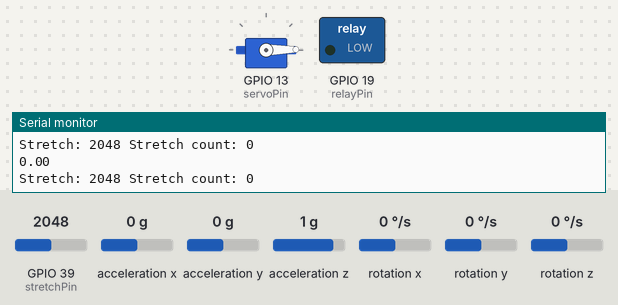
The program below on a simulated ESP32. On the bench: servo, switched loads named in the program (green lamp = pin HIGH), the last lines printed to the serial monitor. Wiring (inferred from the names in the program): MPU-9250 motion sensor at I2C address 0x68; MPU-9250 motion sensor at I2C address 0x69. Dashed ring = blinking. The inputs (shaded band) are chosen by the test bench; at power-on: GPIO 39 (stretchPin) = 2048, rotation x 0 °/s, acceleration x 0 g, acceleration y 0 g, acceleration z 1 g, rotation y 0 °/s, rotation z 0 °/s.

Above: at 4.9 s.
5.0 s: GPIO 39 (stretchPin) set to 1784
6.5 s: GPIO 39 (stretchPin) set to 1710
At 7.3 s:
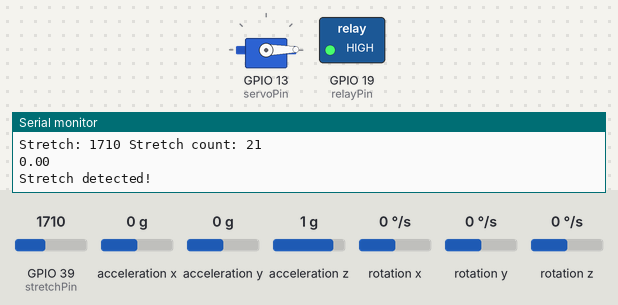
9.5 s: GPIO 39 (stretchPin) set to 1795
11.0 s: rotation x set to 100 °/s
At 11.8 s:
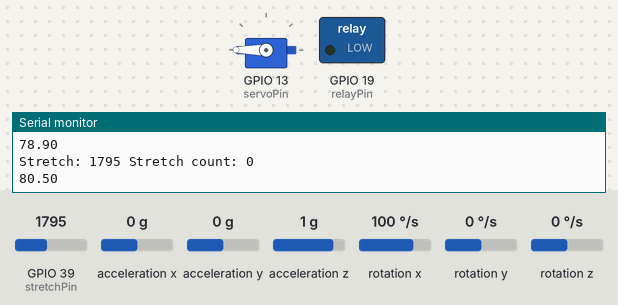
14.0 s: GPIO 39 (stretchPin) set to 1715
At 15.1 s:
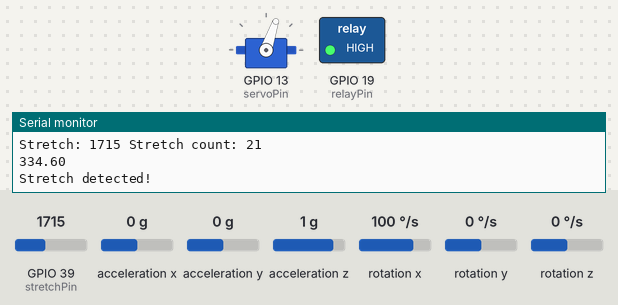
At 16.3 s:
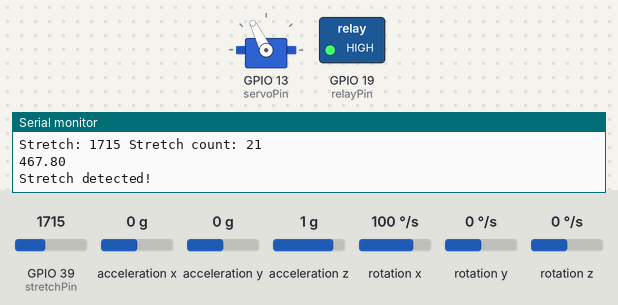
17.0 s: rotation x set to -4 °/s
Timing chart, 0 to 35.8 s (numbered marks = the images above; inputs shaded):
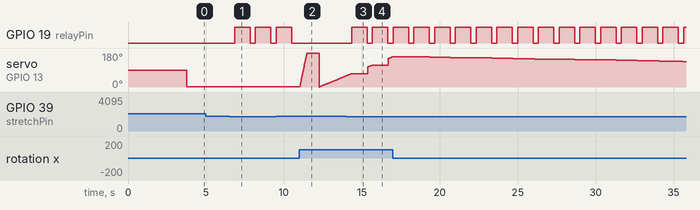

Measured:
- the behaviour switches between 1755 and 1754 on GPIO 39 (stretchPin) (found by bisection; images 0 and 1)
- after the input at 6.5 s, GPIO 19 (relayPin): alternates HIGH for 1.0 s and LOW for 0.33 s, starting after 0.34 s
- after the input at 14.0 s, GPIO 19 (relayPin): alternates HIGH for 1.0 s and LOW for 0.33 s, starting after 0.34 s

The program:

main.cpp
```cpp
#include <Arduino.h>
#include <Wire.h>
#include <math.h>
#include <ESP32Servo.h>

// Desktop Guy Pins & Servo
int servoPin = 13;
Servo myServo;

// Testing stuff out
const int x_gyro_h = 0x43;
const int x_gyro_l = 0x44;
const int y_gyro_h = 0x45;
const int y_gyro_l = 0x46;
const int z_gyro_h = 0x47;
const int z_gyro_l = 0x48;

float gyroX_Per_S;
float gyroY_Per_S;
float gyroZ_Per_S;
float angleX = 0;
float angleY = 0;
float angleZ = 0;
float Xcal = 0;
float Ycal = 0;
float Zcal = 0;
long currentTime;
long previousTime = 0;
float elapsedTime;
void anglez();
float gyro_get_angular_velocity(int gyro_h, int gyro_l, int offset);

// Stretch Sensor Pins
const int stretchPin = 39;
const int relayPin = 19;
int stretchCount = 0;
const int stretchThreshold = 1755;
float x1 = 0, x2 = 0, y1m = 0, y2 = 0, z1 = 0, z2 = 0;
void updateEulerAngles(float w, float x, float y, float z, float &xrot, float &yrot, float &zrot);

// MPU9250 I2C Addresses
const int MPU9250_ADDRESS_1 = 0x68; // Sensor 1 (AD0 = GND)
const int MPU9250_ADDRESS_2 = 0x69; // Sensor 2 (AD0 = VCC)

// I2C Pins
const int SDA_PIN = 21;
const int SCL_PIN = 22;

// Register Addresses
const uint8_t PWR_MGMT_1 = 0x6B;
const uint8_t GYRO_CONFIG = 0x1B;
const uint8_t ACCEL_CONFIG = 0x1C;
const uint8_t ACCEL_XOUT_H = 0x3B;
const uint8_t GYRO_XOUT_H = 0x43;

// Sensor Scale Factors
const float GYRO_SCALE = 1.0f / 131.0f;    // ±250 deg/s
const float ACCEL_SCALE = 1.0f / 16384.0f; // ±2g

// Calibration Offsets
float accelOffsetX_1 = 0, accelOffsetY_1 = 0, accelOffsetZ_1 = 0;
float gyroOffsetX_1 = 0, gyroOffsetY_1 = 0, gyroOffsetZ_1 = 0;
float accelOffsetX_2 = 0, accelOffsetY_2 = 0, accelOffsetZ_2 = 0;
float gyroOffsetX_2 = 0, gyroOffsetY_2 = 0, gyroOffsetZ_2 = 0;

// Quaternion Variables
float q0_1 = 1.0f, q1_1 = 0.0f, q2_1 = 0.0f, q3_1 = 0.0f; // Sensor 1
float q0_2 = 1.0f, q1_2 = 0.0f, q2_2 = 0.0f, q3_2 = 0.0f; // Sensor 2

// Filter Parameters
const float beta = 0.1f; // Madgwick filter gain
const float sampleFreq = 100.0f; // Sampling frequency in Hz

// Function Prototypes
void initializeMPU9250(uint8_t address);
void calibrateMPU9250(uint8_t address, float &accelOffsetX, float &accelOffsetY, float &accelOffsetZ,
                      float &gyroOffsetX, float &gyroOffsetY, float &gyroOffsetZ);
void readMPU9250(uint8_t address, int16_t &accelX, int16_t &accelY, int16_t &accelZ,
                 int16_t &gyroX, int16_t &gyroY, int16_t &gyroZ);
void madgwickUpdate(float gx, float gy, float gz, float ax, float ay, float az,
                    float &q0, float &q1, float &q2, float &q3);

void setup() {
  // Initialize Serial Monitor
  Serial.begin(115200);
  while (!Serial) {
    ; // Wait for Serial to be ready
  }

  // Initialize I2C Communication
  Wire.begin(SDA_PIN, SCL_PIN);
  Wire.setClock(400000); // Fast I2C communication

  // Initialize MPU9250 Sensors
  initializeMPU9250(MPU9250_ADDRESS_1);
  initializeMPU9250(MPU9250_ADDRESS_2);

  // Calibrate Sensors
  Serial.println("Calibrating sensors, please wait...");
  calibrateMPU9250(MPU9250_ADDRESS_1, accelOffsetX_1, accelOffsetY_1, accelOffsetZ_1,
                   gyroOffsetX_1, gyroOffsetY_1, gyroOffsetZ_1);
  calibrateMPU9250(MPU9250_ADDRESS_2, accelOffsetX_2, accelOffsetY_2, accelOffsetZ_2,
                   gyroOffsetX_2, gyroOffsetY_2, gyroOffsetZ_2);
  Serial.println("Calibration complete!");

  // Initialize stretch sensor
  pinMode(stretchPin, INPUT);
  pinMode(relayPin, OUTPUT);

  // Initialize Desktop Servo Motor
  pinMode(servoPin, OUTPUT);
  myServo.attach(servoPin, 500, 2600);
}

void loop() {
  // Variables to hold raw sensor data
  int16_t accelX, accelY, accelZ, gyroX, gyroY, gyroZ;

  // Read Sensor 1 Data
  readMPU9250(MPU9250_ADDRESS_1, accelX, accelY, accelZ, gyroX, gyroY, gyroZ);
  float ax1 = accelX * ACCEL_SCALE - accelOffsetX_1;
  float ay1 = accelY * ACCEL_SCALE - accelOffsetY_1;
  float az1 = accelZ * ACCEL_SCALE - accelOffsetZ_1;
  float gx1 = gyroX * GYRO_SCALE - gyroOffsetX_1;
  float gy1 = gyroY * GYRO_SCALE - gyroOffsetY_1;
  float gz1 = gyroZ * GYRO_SCALE - gyroOffsetZ_1;

  madgwickUpdate(gx1, gy1, gz1, ax1, ay1, az1, q0_1, q1_1, q2_1, q3_1);

  // Read Sensor 2 Data
  readMPU9250(MPU9250_ADDRESS_2, accelX, accelY, accelZ, gyroX, gyroY, gyroZ);
  float ax2 = accelX * ACCEL_SCALE - accelOffsetX_2;
  float ay2 = accelY * ACCEL_SCALE - accelOffsetY_2;
  float az2 = accelZ * ACCEL_SCALE - accelOffsetZ_2;
  float gx2 = gyroX * GYRO_SCALE - gyroOffsetX_2;
  float gy2 = gyroY * GYRO_SCALE - gyroOffsetY_2;
  float gz2 = gyroZ * GYRO_SCALE - gyroOffsetZ_2;

  madgwickUpdate(gx2, gy2, gz2, ax2, ay2, az2, q0_2, q1_2, q2_2, q3_2);

  // Print Quaternion Data
  // Serial.print("Sensor 1 Quaternion: ");
  // Serial.print(q0_1, 6); Serial.print(", ");
  // Serial.print(q1_1, 6); Serial.print(", ");
  // Serial.print(q2_1, 6); Serial.print(", ");
  // Serial.println(q3_1, 6);

  // Serial.print("Sensor 2 Quaternion: ");
  // Serial.print(q0_2, 6); Serial.print(", ");
  // Serial.print(q1_2, 6); Serial.print(", ");
  // Serial.print(q2_2, 6); Serial.print(", ");
  // Serial.println(q3_2, 6);

  // Calculate Euler Angles
  updateEulerAngles(q0_1, q1_1, q2_1, q3_1, x1, y1m, z1);
  updateEulerAngles(q0_2, q1_2, q2_2, q3_2, x2, y2, z2);

  // Serial.printf("Sensor 1 Euler Angles X Y Z: %.2f, %.2f, %.2f\n", x1, y1m, z1);
  // Serial.printf("Sensor 2 Euler Angles X Y Z: %.2f, %.2f, %.2f\n", x2, y2, z2);

  // Print stretch sensor data
  int stretchValue = analogRead(stretchPin);
  if (stretchValue < stretchThreshold) {
    stretchCount += 1;
  } else if (stretchCount > 0) {
    stretchCount -= 1;
  }

  Serial.printf("Stretch: %d Stretch count: %d\n", stretchValue, stretchCount);

  delay(10); // Maintain ~100Hz sampling rate
  // float angle = ((gx1 + gx2) / 2) * 3;
  // Serial.printf(" %.2f ", angle);
  // Serial.printf("Angle: %f\n", angle);
  anglez();
  Serial.println(angleX);
  myServo.write(map(angleX < 0 ? 0 : angleX, 0, 30, 1, 120));

  if (stretchCount > 20) {
    Serial.println("Stretch detected!");
    digitalWrite(relayPin, HIGH);
    delay(1000);
    digitalWrite(relayPin, LOW);
    stretchCount = 0;
  }
}

void initializeMPU9250(uint8_t address) {
  Wire.beginTransmission(address);
  Wire.write(PWR_MGMT_1);
  Wire.write(0x00); // Wake up the sensor
  Wire.endTransmission();
  delay(100);
}

void calibrateMPU9250(uint8_t address, float &accelOffsetX, float &accelOffsetY, float &accelOffsetZ,
                      float &gyroOffsetX, float &gyroOffsetY, float &gyroOffsetZ) {
  const int numSamples = 500;
  int32_t accelX = 0, accelY = 0, accelZ = 0;
  int32_t gyroX = 0, gyroY = 0, gyroZ = 0;

  for (int i = 0; i < numSamples; i++) {
    int16_t ax, ay, az, gx, gy, gz;
    readMPU9250(address, ax, ay, az, gx, gy, gz);
    accelX += ax; accelY += ay; accelZ += az;
    gyroX += gx; gyroY += gy; gyroZ += gz;
    delay(2);
  }

  accelOffsetX = (float)accelX / numSamples * ACCEL_SCALE;
  accelOffsetY = (float)accelY / numSamples * ACCEL_SCALE;
  accelOffsetZ = (float)accelZ / numSamples * ACCEL_SCALE;
  gyroOffsetX = (float)gyroX / numSamples * GYRO_SCALE;
  gyroOffsetY = (float)gyroY / numSamples * GYRO_SCALE;
  gyroOffsetZ = (float)gyroZ / numSamples * GYRO_SCALE;
}

void readMPU9250(uint8_t address, int16_t &accelX, int16_t &accelY, int16_t &accelZ,
                 int16_t &gyroX, int16_t &gyroY, int16_t &gyroZ) {
    Wire.beginTransmission(address);
    Wire.write(ACCEL_XOUT_H);
    Wire.endTransmission(false);

    Wire.requestFrom((int)address, (int)14, 1); // Explicit casting fixes ambiguity
    if (Wire.available() == 14) {
        accelX = (Wire.read() << 8) | Wire.read();
        accelY = (Wire.read() << 8) | Wire.read();
        accelZ = (Wire.read() << 8) | Wire.read();
        Wire.read(); Wire.read(); // Skip temperature data
        gyroX = (Wire.read() << 8) | Wire.read();
        gyroY = (Wire.read() << 8) | Wire.read();
        gyroZ = (Wire.read() << 8) | Wire.read();
    }
}


void madgwickUpdate(float gx, float gy, float gz, float ax, float ay, float az,
                    float &q0, float &q1, float &q2, float &q3) {
    float _2q0 = 2.0f * q0;
    float _2q1 = 2.0f * q1;
    float _2q2 = 2.0f * q2;
    float _2q3 = 2.0f * q3;
    float _4q0 = 4.0f * q0;
    float _4q1 = 4.0f * q1;
    float _4q2 = 4.0f * q2;
    float _4q3 = 4.0f * q3;
    float _8q1 = 8.0f * q1;
    float _8q2 = 8.0f * q2;
    float q0q0 = q0 * q0;
    float q1q1 = q1 * q1;
    float q2q2 = q2 * q2;
    float q3q3 = q3 * q3;

    // Normalize accelerometer measurement
    float norm = sqrt(ax * ax + ay * ay + az * az);
    if (norm == 0.0f) return; // Avoid division by zero
    norm = 1.0f / norm;
    ax *= norm;
    ay *= norm;
    az *= norm;

    // Auxiliary variables for gradient descent algorithm
    float s0, s1, s2, s3;
    s0 = _4q0 * q2q2 + _2q2 * ax + _4q0 * q1q1 - _2q1 * ay;
    s1 = _4q1 * q3q3 - _2q3 * ax + 4.0f * q0q0 * q1 - _2q0 * ay - _4q1 + _8q1 * q1q1 + _8q1 * q2q2;
    s2 = 4.0f * q0q0 * q2 + _2q0 * ax + _4q2 * q3q3 - _2q3 * ay - _4q2 + _8q2 * q1q1 + _8q2 * q2q2;
    s3 = 4.0f * q1q1 * q3 - _2q1 * ax + 4.0f * q2q2 * q3 - _2q2 * ay;

    norm = sqrt(s0 * s0 + s1 * s1 + s2 * s2 + s3 * s3);
    norm = 1.0f / norm;
    s0 *= norm;
    s1 *= norm;
    s2 *= norm;
    s3 *= norm;

    // Apply feedback step
    float qDot0 = 0.5f * (-q1 * gx - q2 * gy - q3 * gz) - beta * s0;
    float qDot1 = 0.5f * (q0 * gx + q2 * gz - q3 * gy) - beta * s1;
    float qDot2 = 0.5f * (q0 * gy - q1 * gz + q3 * gx) - beta * s2;
    float qDot3 = 0.5f * (q0 * gz + q1 * gy - q2 * gx) - beta * s3;

    // Integrate rate of change to yield quaternion
    q0 += qDot0 * (1.0f / sampleFreq);
    q1 += qDot1 * (1.0f / sampleFreq);
    q2 += qDot2 * (1.0f / sampleFreq);
    q3 += qDot3 * (1.0f / sampleFreq);

    // Normalize quaternion
    norm = sqrt(q0 * q0 + q1 * q1 + q2 * q2 + q3 * q3);
    norm = 1.0f / norm;
    q0 *= norm;
    q1 *= norm;
    q2 *= norm;
    q3 *= norm;
}


void updateEulerAngles(float w, float x, float y, float z, float &xrot, float &yrot, float &zrot) {
  xrot = atan2(2.0f * (w * x + y * z), w * w - x * x - y * y + z * z);
  yrot = -asin(2.0f * (x * z - w * y));
  zrot = atan2(2.0f * (x * y + w * z), w * w + x * x - y * y - z * z);
}


// Trying stuff out
float gyro_get_angular_velocity(int gyro_h, int gyro_l, int offset) {
  byte g_h = 0;
  byte g_l = 0;
  int16_t gyro_raw = 0;

  // Start Read Request
  Wire.beginTransmission(MPU9250_ADDRESS_1);
  Wire.write(gyro_h);            // Requesting read from LEFT 8 bits of information
  Wire.endTransmission();
  // End Read Request

  // Read the Request
  Wire.requestFrom(MPU9250_ADDRESS_1, 1);
  g_h = Wire.read();        // Reads the Byte
  // End Read Request

  // Start Read Request
  Wire.beginTransmission(MPU9250_ADDRESS_1);
  Wire.write(gyro_l);            // Requesting read from RIGHT 8 bits of information
  Wire.endTransmission();
  // End Read Request

  // Read the Request
  Wire.requestFrom(MPU9250_ADDRESS_1, 1);
  g_l = Wire.read();        // Reads the Byte
  // End Read Request

  gyro_raw = (g_h << 8) | g_l;

  return (gyro_raw - offset) / 131.0;
}

void anglez() {
  currentTime = millis();
  elapsedTime = (currentTime - previousTime) / 1000.0;

  if (currentTime > 10000) {
    gyroX_Per_S = gyro_get_angular_velocity(x_gyro_h, x_gyro_l, Xcal);
    gyroY_Per_S = gyro_get_angular_velocity(y_gyro_h, y_gyro_l, Ycal);
    gyroZ_Per_S = gyro_get_angular_velocity(z_gyro_h, z_gyro_l, Zcal);
    angleX = angleX + gyroX_Per_S * elapsedTime;
    angleY = angleY + gyroY_Per_S * elapsedTime;
    angleZ = angleZ + gyroZ_Per_S * elapsedTime;
    previousTime = currentTime;
  } else {
    gyroX_Per_S = gyro_get_angular_velocity(x_gyro_h, x_gyro_l, 0);
    gyroY_Per_S = gyro_get_angular_velocity(y_gyro_h, y_gyro_l, 0);
    gyroZ_Per_S = gyro_get_angular_velocity(z_gyro_h, z_gyro_l, 0);
    Xcal = gyroX_Per_S * 131.0;
    Ycal = gyroY_Per_S * 131.0;
    Zcal = gyroZ_Per_S * 131.0;
  }
}
```

stretch.cpp
```cpp
// #include <Arduino.h>

// const int stretchPin = 39;
// // const int vin = 3.3;
// // const int resistor1 = 10;


// void setup() {
//   Serial.begin(9600);
//   pinMode(stretchPin, INPUT);
// }

// void loop() {
//   // float vout = 0;        // Store output voltage
//   // float refresistor2 = 0;  //  Value is determined by the voltage
//                           //that falls across after it has been measured.
//   // float buffer = 0;      // Buffer variable for calculation
//   int value = analogRead(stretchPin);       //Read the value
//                                           //Just like we did earlier
//   // vout = (5.0 / 1023.0) * value;         // Calculates the voltage
//   // buffer = (vin / vout) - 1;
//   // refresistor2 = resistor1 / buffer;
//   // Serial.print("Voltage: ");
//   // Serial.println(vout);                  // Outputs the information
//   // Serial.print("Resistance: ");
//   // Serial.println(refresistor2);
//   // delay(1000);
//   Serial.printf(">%d", value);
//   delay(100);
// }
```
